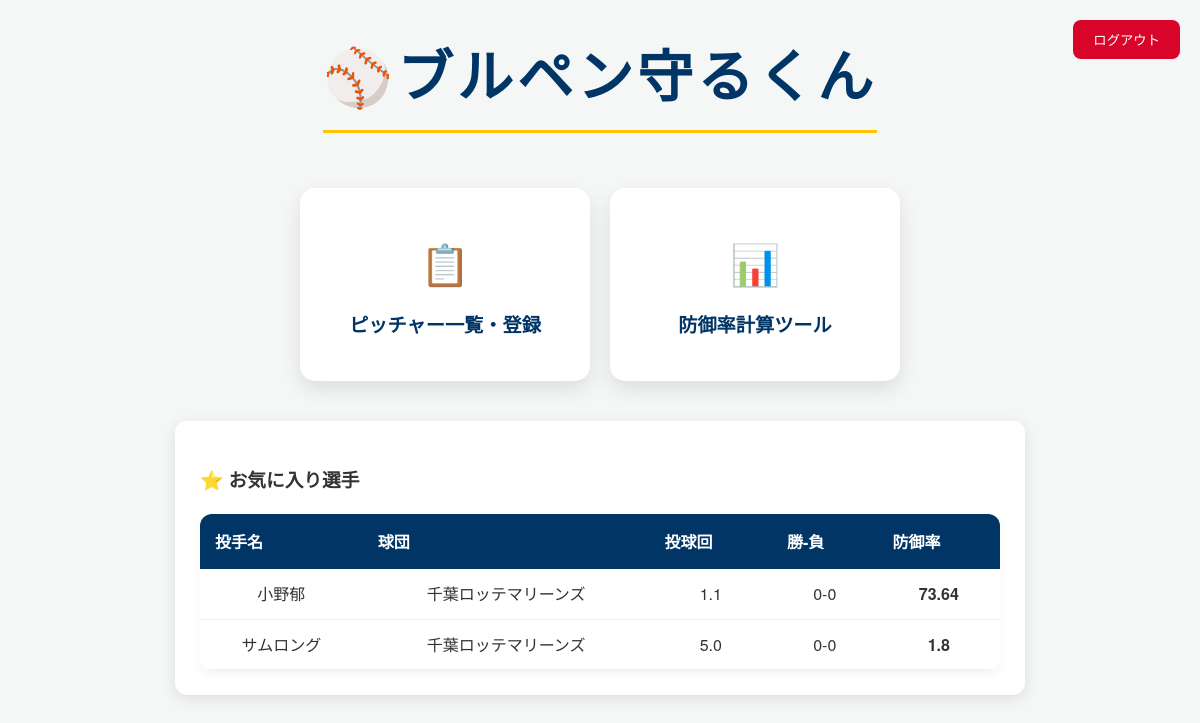
The app's page / (signed in) with its own data.
### players/models.py (models this page shows, shortened)
class Pitcher(models.Model):
    TEAM_CHOICES = [
        ("巨人", "読売ジャイアンツ"),
        ("阪神", "阪神タイガース"),
        ("広島", "広島東洋カープ"),
        ("中日", "中日ドラゴンズ"),
        ("DeNA", "横浜DeNAベイスターズ"),
        ("ヤクルト", "東京ヤクルトスワローズ"),
        ("ソフトバンク", "福岡ソフトバンクホークス"),
        ("ロッテ", "千葉ロッテマリーンズ"),
        ("西武", "埼玉西武ライオンズ"),
        ("楽天", "東北楽天ゴールデンイーグルス"),
        ("オリックス", "オリックス・バファローズ"),
        ("日本ハム", "北海道日本ハムファイターズ"),
    ]
    name = models.CharField(max_length=100, verbose_name="投手名")
    team = models.CharField(
        max_length=100, choices=TEAM_CHOICES, verbose_name="所属球団"
    )  # 自由入力か選択式かはお好みで
    innings_pitched = models.FloatField(default=0, verbose_name="投球回")
    earned_runs = models.IntegerField(default=0, verbose_name="自責点")
    wins = models.IntegerField(default=0, verbose_name="勝ち")
    losses = models.IntegerField(default=0, verbose_name="負け")
    holds = models.IntegerField(default=0, verbose_name="ホールド")
    saves = models.IntegerField(default=0, verbose_name="セーブ")
    @property
    def era(self):
        if self.innings_pitched > 0:
            return round((self.earned_runs * 9) / self.innings_pitched, 2)
        return 0.00
    is_favorite = models.BooleanField(default=False, verbose_name="お気に入り")

### players/views.py (the view)
# urls.py: 2. Add a URL to urlpatterns:  path('', views.home, name='home')
@login_required
def home(request):
    favorite_pitchers = Pitcher.objects.filter(is_favorite=True)
    return render(
        request, "players/home.html", {"favorite_pitchers": favorite_pitchers}
    )

### players/templates/players/home.html (shortened to what this page needs)
{% load static %}
<!doctype html>
<html>
  <head>
    <link rel="stylesheet" href="{% static 'players/css/style.css' %}" />
  </head>
  <body>
    <div class="nav-right">
      <form action="{% url 'logout' %}" method="post" style="display: inline">
        <button type="submit" class="btn btn-danger">ログアウト</button>
      </form>
    </div>
    <div class="home-container">
      <h1 class="hero-title">⚾ブルペン守るくん</h1>
      <div class="menu-grid">
        <a href="{% url 'pitcher_list' %}" class="menu-card">
          <i>📋</i>
          <span>ピッチャー一覧・登録</span>
        </a>
        <a href="{% url 'calculator' %}" class="menu-card">
          <i>📊</i>
          <span>防御率計算ツール</span>
        </a>
      </div>
      <div
        class="card"
        style="
          margin-top: 40px;
          width: 100%;
          max-width: 800px;
          text-align: left;
        "
      >
        <h3>⭐ お気に入り選手</h3>
        <table>
          <thead>
            <tr>
              <th>投手名</th>
              <th>球団</th>
              <th>投球回</th>
              <th>勝-負</th>
              <th>防御率</th>
            </tr>
          </thead>
          <tbody>
            {% for p in favorite_pitchers %}
            <tr>
              <td>{{ p.name }}</td>
              <td>{{ p.get_team_display }}</td>
              <td>{{ p.innings_pitched }}</td>
              <td>{{ p.wins }}-{{ p.losses }}</td>
              <td><strong>{{ p.era }}</strong></td>
            </tr>
            {% empty %}
            <tr>
              <td colspan="5" style="text-align: center">
                お気に入りの選手はいません。一覧から⭐を付けてみましょう！
              </td>
            </tr>
            {% endfor %}
          </tbody>
        </table>
      </div>
    </div>
  </body>
</html>

### players/static/players/css/style.css (style rules this page uses)
:root { --main-color: #003566; --accent-color: #ffc300; --bg-color: #f4f7f6; --text-color: #333; --white: #ffffff; }
body { font-family: 'Helvetica Neue', Arial, "Hiragino Kaku Gothic ProN", "Hiragino Sans", sans-serif; background-color: var(--bg-color); color: var(--text-color); margin: 0; padding: 20px; line-height: 1.6; }
h1 { color: var(--main-color); border-bottom: 3px solid var(--accent-color); padding-bottom: 10px; margin-bottom: 30px; }
.btn { display: inline-block; padding: 10px 20px; background-color: var(--main-color); color: white !important; text-decoration: none; border-radius: 8px; transition: 0.3s; border: none; cursor: pointer; }
.card { background: var(--white); padding: 25px; border-radius: 12px; box-shadow: 0 4px 15px rgba(0,0,0,0.1); margin-bottom: 30px; }
table { width: 100%; background: var(--white); border-collapse: collapse; border-radius: 12px; overflow: hidden; box-shadow: 0 4px 10px rgba(0,0,0,0.05); }
th { background-color: var(--main-color); color: white; padding: 15px; }
td { padding: 12px; border-bottom: 1px solid #eee; text-align: center; }
.home-container { display: flex; flex-direction: column; align-items: center; justify-content: flex-start; min-height: 100vh; text-align: center; padding-top: 10px; }
.hero-title { font-size: 3.5rem; margin-top: 0; margin-bottom: 15px; letter-spacing: 4px; color: var(--main-color); }
.menu-grid { display: grid; grid-template-columns: repeat(2, 1fr); gap: 20px; margin-top: 40px; width: 100%; max-width: 600px; }
.menu-card { background: white; padding: 40px 20px; border-radius: 15px; box-shadow: 0 8px 20px rgba(0,0,0,0.1); text-decoration: none; color: var(--main-color); transition: all 0.3s ease; border: 2px solid transparent; }
.menu-card i { display: block; font-size: 2.5rem; margin-bottom: 15px; font-style: normal; }
.menu-card span { font-weight: bold; font-size: 1.2rem; }
.btn-danger { background-color: #d90429; color: white !important; }
.nav-right { position: absolute; top: 20px; right: 20px; }

### records on screen
Pitcher: name "小野郁", team "千葉ロッテマリーンズ", innings_pitched "1.1", wins "0", losses "0", era "73.64"
Pitcher: name "サムロング", team "千葉ロッテマリーンズ", innings_pitched "5.0", wins "0", losses "0", era "1.8"
